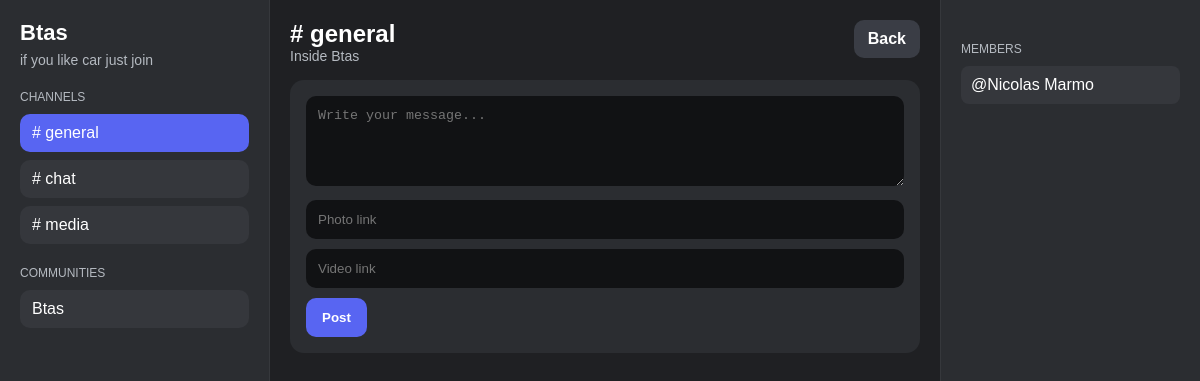
The page /community/3/channel/11 (signed in) on the database its author committed.
### tables this page shows
CREATE TABLE communities (
        id INTEGER PRIMARY KEY AUTOINCREMENT,
        name TEXT UNIQUE NOT NULL,
        description TEXT,
        owner_id INTEGER
    , is_private INTEGER DEFAULT 0);

CREATE TABLE channels (
        id INTEGER PRIMARY KEY AUTOINCREMENT,
        name TEXT NOT NULL,
        community_id INTEGER NOT NULL
    );

CREATE TABLE users (
        id INTEGER PRIMARY KEY AUTOINCREMENT,
        username TEXT UNIQUE NOT NULL,
        email TEXT UNIQUE NOT NULL,
        password TEXT NOT NULL,
        profile_photo TEXT DEFAULT ''
    , bio TEXT DEFAULT '', is_private INTEGER DEFAULT 0);

### static/app.py (the view, shortened to what this page needs)
@app.route("/community/<int:community_id>/channel/<int:channel_id>", methods=["GET", "POST"])
def channel_view(community_id, channel_id):
    if "user_id" not in session:
        return redirect(url_for("login"))
    db = get_db()
    community = db.execute(
        "SELECT * FROM communities WHERE id = ?",
        (community_id,)
    ).fetchone()
    if not community:
        return "Community not found"
    ensure_default_channels(db, community_id)
    is_member = db.execute(
        "SELECT * FROM community_members WHERE community_id = ? AND user_id = ?",
        (community_id, session["user_id"])
    ).fetchone()
    if community["is_private"] == 1 and not is_member and community["owner_id"] != session["user_id"]:
        return "This community is private"
    channel = db.execute(
        "SELECT * FROM channels WHERE id = ? AND community_id = ?",
        (channel_id, community_id)
    ).fetchone()
    if not channel:
        return "Channel not found"
    channels = db.execute(
        "SELECT * FROM channels WHERE community_id = ? ORDER BY id ASC",
        (community_id,)
    ).fetchall()
    communities = db.execute(
        "SELECT * FROM communities ORDER BY id DESC"
    ).fetchall()
    members = db.execute("""
        SELECT users.username
        FROM community_members
        JOIN users ON community_members.user_id = users.id
        WHERE community_members.community_id = ?
    """, (community_id,)).fetchall()
    posts = db.execute("""
        SELECT posts.*, users.username, users.profile_photo,
               (SELECT COUNT(*) FROM likes WHERE likes.post_id = posts.id) AS like_count
        FROM posts
        JOIN users ON posts.user_id = users.id
        WHERE posts.community_id = ? AND posts.channel_id = ?
        ORDER BY posts.id DESC
    """, (community_id, channel_id)).fetchall()
    liked_post_ids = [
        row["post_id"] for row in db.execute(
            "SELECT post_id FROM likes WHERE user_id = ?",
            (session["user_id"],)
        ).fetchall()
    ]
    return render_template(
        "community.html",
        community=community,
        communities=communities,
        channels=channels,
        current_channel=channel,
        members=members,
        posts=posts,
        liked_post_ids=liked_post_ids
    )

### static/app.py (called while the page is built, shortened)
def get_db():
    if "db" not in g:
        g.db = sqlite3.connect(DATABASE)
        g.db.row_factory = sqlite3.Row
    return g.db

def ensure_default_channels(db, community_id):
    existing = db.execute(
        "SELECT * FROM channels WHERE community_id = ?",
        (community_id,)
    ).fetchall()

### static/templates/community.html (shortened to what this page needs)
<!DOCTYPE html>
<html>
<head>
</head>
<body>
    <div class="layout">
        <div class="sidebar">
            <div class="community-title">{{ community.name }}</div>
            <div class="small">{{ community.description }}</div>
            <div class="section-title">Channels</div>
            {% for channel in channels %}
                <a
                    class="channel-link {% if current_channel.id == channel.id %}active{% endif %}"
                    href="/community/{{ community.id }}/channel/{{ channel.id }}">
                    # {{ channel.name }}
                </a>
            {% endfor %}
            <div class="section-title">Communities</div>
            {% for item in communities %}
                <a class="community-link" href="/community/{{ item.id }}">
                    {{ item.name }}
                </a>
            {% endfor %}
        </div>
        <div class="content">
            <div class="header-bar">
                <div>
                    <h2 style="margin:0;"># {{ current_channel.name }}</h2>
                    <div class="small">Inside {{ community.name }}</div>
                </div>
                <div class="header-actions">
                    <a href="/communities">Back</a>
                </div>
            </div>
            <form class="form-box" method="POST">
                <textarea name="text" placeholder="Write your message..."></textarea>
                <input name="image_url" placeholder="Photo link">
                <input name="video_url" placeholder="Video link">
                <button type="submit">Post</button>
            </form>
        </div>
        <div class="rightbar">
            <div class="section-title">Members</div>
            {% for member in members %}
                <div class="member-item">
                    @{{ member.username if member.username else member['username'] }}
                </div>
            {% endfor %}
        </div>
    </div>
</body>
</html>

### static/templates/community.html (style rules this page uses)
* { box-sizing: border-box; }
body { margin: 0; font-family: Arial, sans-serif; background: #313338; color: white; }
.layout { display: grid; grid-template-columns: 270px 1fr 260px; min-height: 100vh; }
.sidebar { background: #2b2d31; padding: 20px; border-right: 1px solid rgba(255,255,255,0.05); }
.content { background: #1f2023; padding: 20px; }
.rightbar { background: #2b2d31; padding: 20px; border-left: 1px solid rgba(255,255,255,0.05); }
.community-title { font-size: 22px; font-weight: bold; margin-bottom: 6px; }
.small { color: #b5bac1; font-size: 14px; }
.section-title { margin-top: 22px; margin-bottom: 10px; font-size: 12px; text-transform: uppercase; color: #b5bac1; }
.channel-link, .community-link { display: block; padding: 10px 12px; border-radius: 10px; text-decoration: none; color: white; margin-bottom: 8px; background: #35373c; }
.channel-link.active { background: #5865f2; }
.header-bar { display: flex; justify-content: space-between; align-items: start; gap: 20px; margin-bottom: 16px; }
.header-actions { display: flex; gap: 10px; flex-wrap: wrap; }
.header-actions a, .header-actions button { text-decoration: none; color: white; background: #3a3d45; padding: 10px 14px; border-radius: 10px; font-weight: bold; border: none; cursor: pointer; }
.form-box, .post, .mini-form { background: #2b2d31; border-radius: 14px; padding: 16px; margin-bottom: 16px; }
input, textarea { width: 100%; box-sizing: border-box; padding: 12px; border: none; border-radius: 10px; background: #111214; color: white; margin-bottom: 10px; outline: none; }
textarea { min-height: 90px; resize: vertical; }
button { background: #5865f2; color: white; border: none; padding: 12px 16px; border-radius: 10px; cursor: pointer; font-weight: bold; }
.member-item { background: #35373c; padding: 10px; border-radius: 8px; margin-bottom: 8px; }

### rows shown on the page
communities: name "Btas", description "if you like car just join"
channels: name "general"
channels: name "chat"
channels: name "media"
users: username "Nicolas Marmo"
